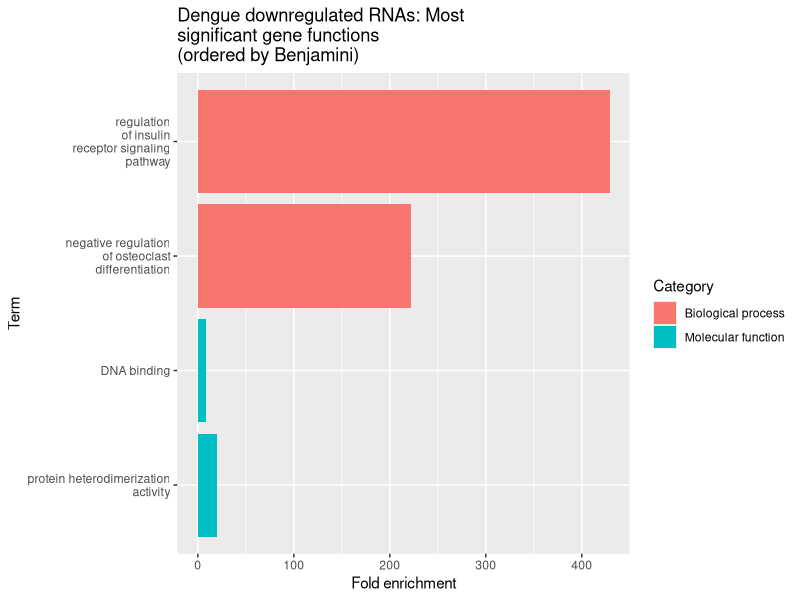
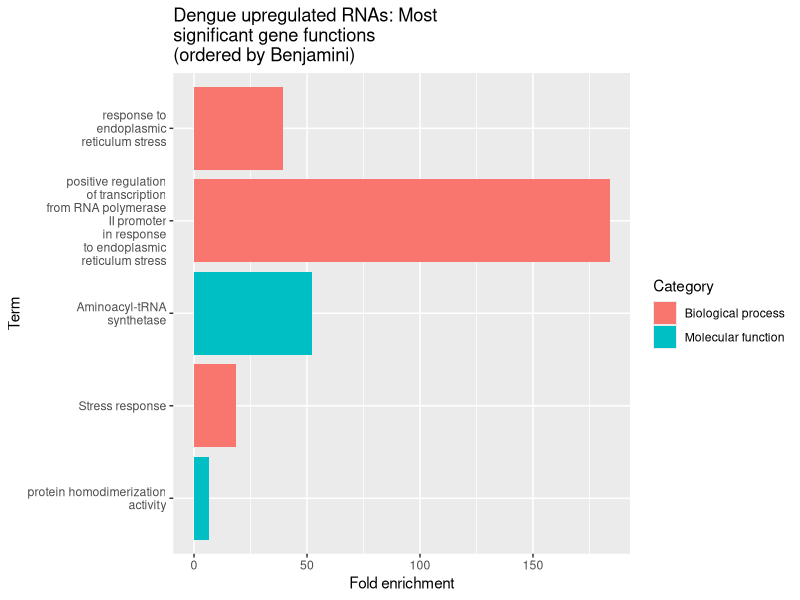
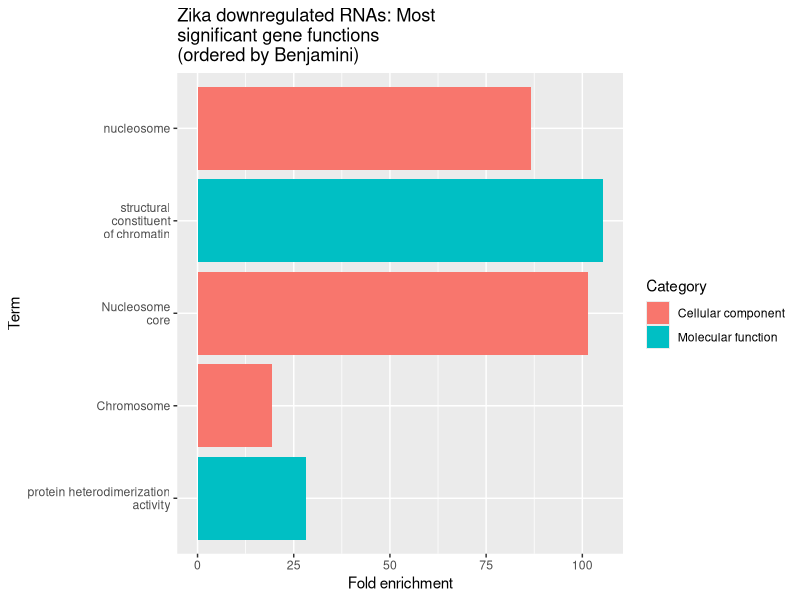
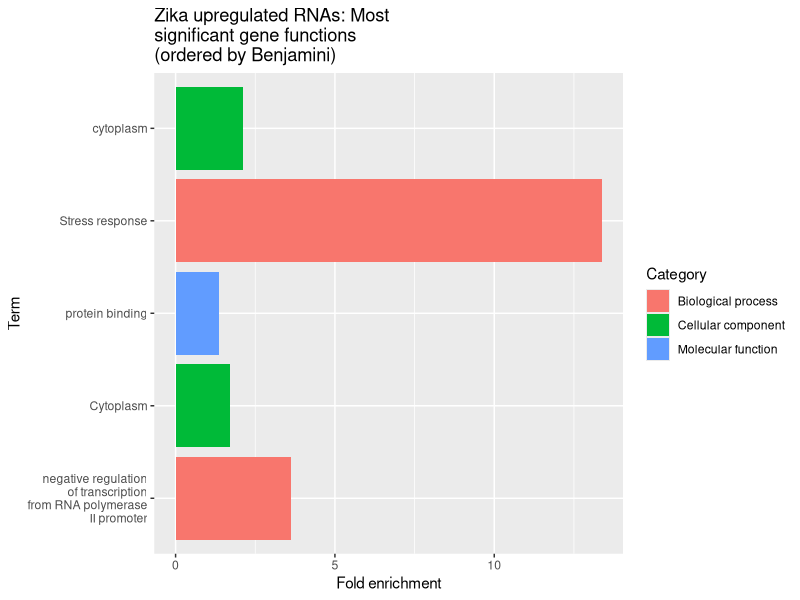
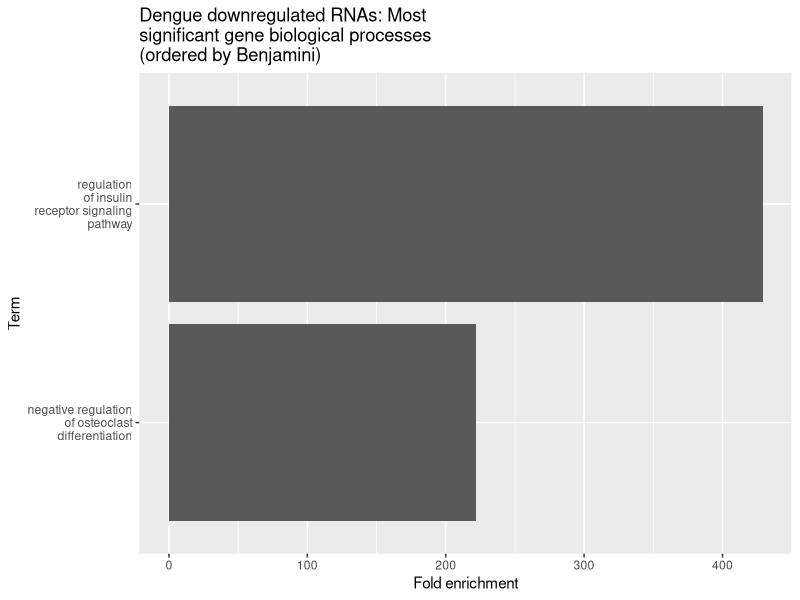
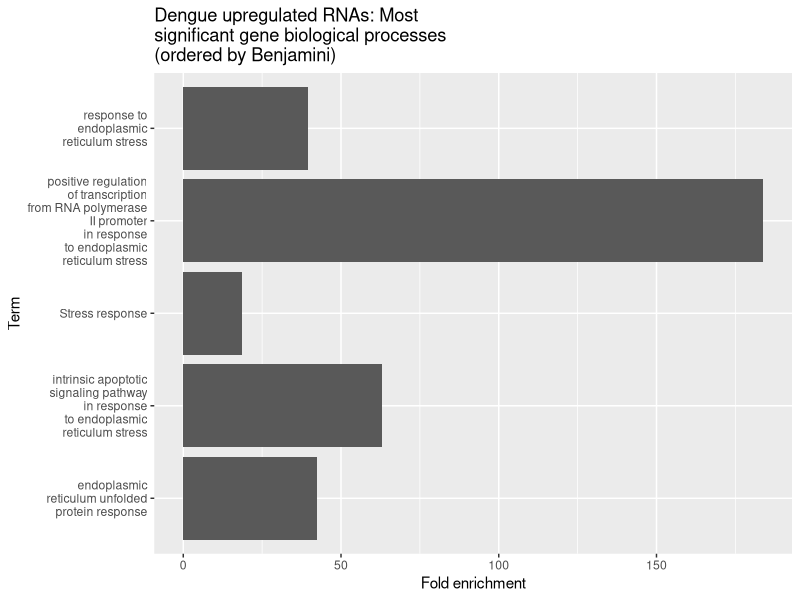
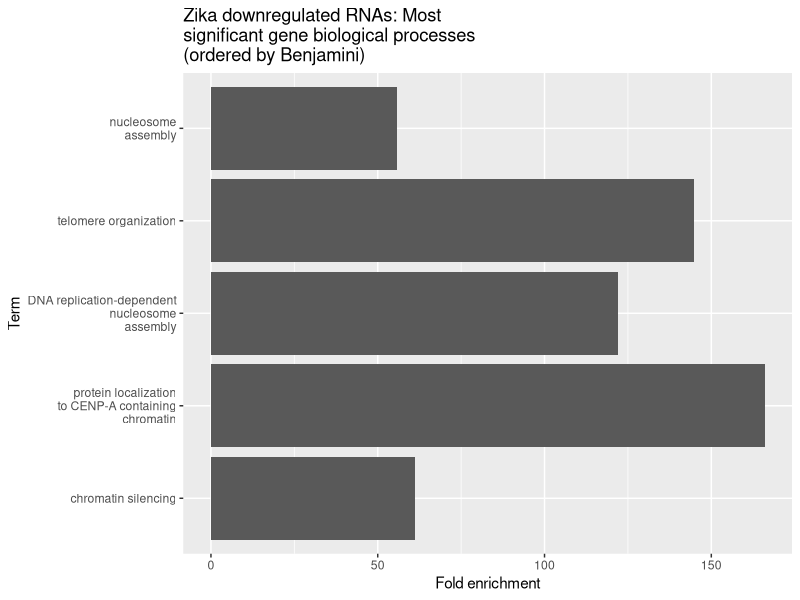
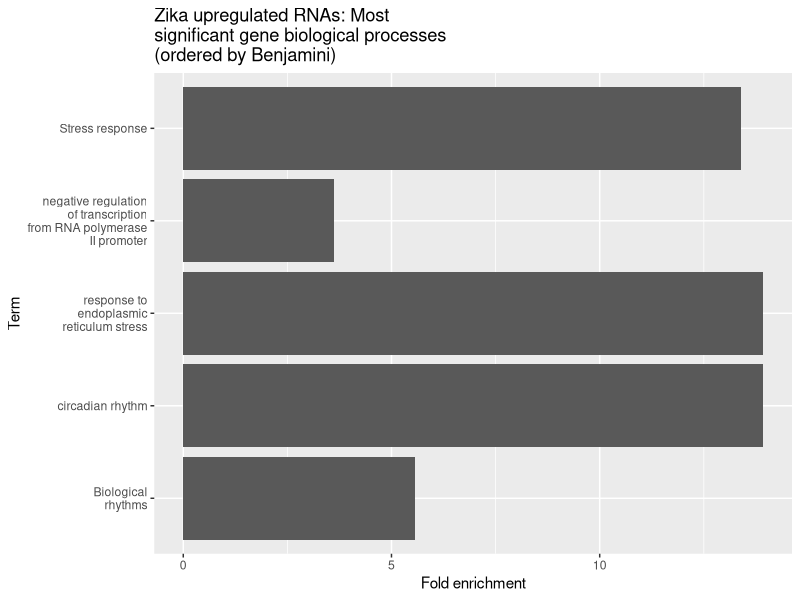

Generate these figures, in order, with R:
library(ggplot2)

DENV_downreg_df <- subset(read.csv("gene-ontology/DENV_infected_downreg_gene_names_FACh.txt", sep="\t"), (grepl("GOTERM", Category, fixed = TRUE ) | grepl("UP_KW", Category, fixed = TRUE)) & !grepl("PTM", Category, fixed = TRUE))

DENV_downreg_df <- DENV_downreg_df[order(DENV_downreg_df$Benjamini),]

for(n in 1:nrow(DENV_downreg_df)){
    DENV_downreg_df[n, "Term"] = gsub("(.{10,}?)\\s", "\\1\n", sub(".*:", "", sub(".*~","",DENV_downreg_df[n, "Term"])))
    DENV_downreg_df[n, "Category"] = switch(
        DENV_downreg_df[n, "Category"],
        "GOTERM_BP_DIRECT" = "Biological process",
        "GOTERM_MF_DIRECT" = "Molecular function",
        "KEGG_PATHWAY" = "KEGG pathway",
        "GOTERM_CC_DIRECT" = "Cellular component",
        "UP_SEQ_FEATURE" = "UniProt sequence feature",
        "UP_KW_BIOLOGICAL_PROCESS" = "Biological process",
        "UP_KW_CELLULAR_COMPONENT" = "Cellular component",
        "UP_KW_MOLECULAR_FUNCTION" = "Molecular function",
        DENV_downreg_df[n, "Category"]
    )
}

ggplot(DENV_downreg_df[1:min(5, nrow(DENV_downreg_df)),], aes(x = reorder(Term, -1*Benjamini), y = Fold.Enrichment, fill = Category)) +
    geom_bar(stat = "identity") +
    coord_flip() +
    labs(
        legend = "Category",
        x = "Term",
        y = "Fold enrichment",
        title = "Dengue downregulated RNAs: Most\nsignificant gene functions\n(ordered by Benjamini)"
    )

DENV_upreg_df <- subset(read.csv("gene-ontology/DENV_infected_upreg_gene_names_FACh.txt", sep="\t"), (grepl("GOTERM", Category, fixed = TRUE ) | grepl("UP_KW", Category, fixed = TRUE)) & !grepl("PTM", Category, fixed = TRUE))

DENV_upreg_df <- DENV_upreg_df[order(DENV_upreg_df$Benjamini),]

for(n in 1:nrow(DENV_upreg_df)){
    DENV_upreg_df[n, "Term"] = gsub("(.{10,}?)\\s", "\\1\n", sub(".*:", "", sub(".*~","",DENV_upreg_df[n, "Term"])))
    DENV_upreg_df[n, "Category"] = switch(
        DENV_upreg_df[n, "Category"],
        "GOTERM_BP_DIRECT" = "Biological process",
        "GOTERM_MF_DIRECT" = "Molecular function",
        "KEGG_PATHWAY" = "KEGG pathway",
        "GOTERM_CC_DIRECT" = "Cellular component",
        "UP_SEQ_FEATURE" = "UniProt sequence feature",
        "UP_KW_BIOLOGICAL_PROCESS" = "Biological process",
        "UP_KW_CELLULAR_COMPONENT" = "Cellular component",
        "UP_KW_MOLECULAR_FUNCTION" = "Molecular function",
        DENV_upreg_df[n, "Category"]
    )
}

ggplot(DENV_upreg_df[1:min(5, nrow(DENV_upreg_df)),], aes(x = reorder(Term, -1*Benjamini), y = Fold.Enrichment, fill = Category)) +
    geom_bar(stat = "identity") +
    coord_flip() +
    labs(
        legend = "Category",
        x = "Term",
        y = "Fold enrichment",
        title = "Dengue upregulated RNAs: Most\nsignificant gene functions\n(ordered by Benjamini)"
    )

ZIKV_downreg_df <- subset(read.csv("gene-ontology/ZIKV_infected_downreg_gene_names_FACh.txt", sep="\t"), (grepl("GOTERM", Category, fixed = TRUE ) | grepl("UP_KW", Category, fixed = TRUE)) & !grepl("PTM", Category, fixed = TRUE))

ZIKV_downreg_df <- ZIKV_downreg_df[order(ZIKV_downreg_df$Benjamini),]

for(n in 1:nrow(ZIKV_downreg_df)){
    ZIKV_downreg_df[n, "Term"] = gsub("(.{10,}?)\\s", "\\1\n", sub(".*:", "", sub(".*~","",ZIKV_downreg_df[n, "Term"])))
    ZIKV_downreg_df[n, "Category"] = switch(
        ZIKV_downreg_df[n, "Category"],
        "GOTERM_BP_DIRECT" = "Biological process",
        "GOTERM_MF_DIRECT" = "Molecular function",
        "KEGG_PATHWAY" = "KEGG pathway",
        "GOTERM_CC_DIRECT" = "Cellular component",
        "UP_SEQ_FEATURE" = "UniProt sequence feature",
        "UP_KW_BIOLOGICAL_PROCESS" = "Biological process",
        "UP_KW_CELLULAR_COMPONENT" = "Cellular component",
        "UP_KW_MOLECULAR_FUNCTION" = "Molecular function",
        ZIKV_downreg_df[n, "Category"]
    )
}

ggplot(ZIKV_downreg_df[1:min(5, nrow(ZIKV_downreg_df)),], aes(x = reorder(Term, -1*Benjamini), y = Fold.Enrichment, fill = Category)) +
    geom_bar(stat = "identity") +
    coord_flip() +
    labs(
        legend = "Category",
        x = "Term",
        y = "Fold enrichment",
        title = "Zika downregulated RNAs: Most\nsignificant gene functions\n(ordered by Benjamini)"
    )

ZIKV_upreg_df <- subset(read.csv("gene-ontology/ZIKV_infected_upreg_gene_names_FACh.txt", sep="\t"), (grepl("GOTERM", Category, fixed = TRUE ) | grepl("UP_KW", Category, fixed = TRUE)) & !grepl("PTM", Category, fixed = TRUE))

ZIKV_upreg_df <- ZIKV_upreg_df[order(ZIKV_upreg_df$Benjamini),]

for(n in 1:nrow(ZIKV_upreg_df)){
    ZIKV_upreg_df[n, "Term"] = gsub("(.{10,}?)\\s", "\\1\n", sub(".*:", "", sub(".*~","",ZIKV_upreg_df[n, "Term"])))
    ZIKV_upreg_df[n, "Category"] = switch(
        ZIKV_upreg_df[n, "Category"],
        "GOTERM_BP_DIRECT" = "Biological process",
        "GOTERM_MF_DIRECT" = "Molecular function",
        "KEGG_PATHWAY" = "KEGG pathway",
        "GOTERM_CC_DIRECT" = "Cellular component",
        "UP_SEQ_FEATURE" = "UniProt sequence feature",
        "UP_KW_BIOLOGICAL_PROCESS" = "Biological process",
        "UP_KW_CELLULAR_COMPONENT" = "Cellular component",
        "UP_KW_MOLECULAR_FUNCTION" = "Molecular function",
        ZIKV_upreg_df[n, "Category"]
    )
}

ggplot(ZIKV_upreg_df[1:min(5, nrow(ZIKV_upreg_df)),], aes(x = reorder(Term, -1*Benjamini), y = Fold.Enrichment, fill = Category)) +
    geom_bar(stat = "identity") +
    coord_flip() +
    labs(
        legend = "Category",
        x = "Term",
        y = "Fold enrichment",
        title = "Zika upregulated RNAs: Most\nsignificant gene functions\n(ordered by Benjamini)"
    )

# ~~~~~~~~ BP ONLY ~~~~~~~~

DENV_downreg_df <- subset(read.csv("gene-ontology/DENV_infected_downreg_gene_names_FACh.txt", sep="\t"), (grepl("GOTERM", Category, fixed = TRUE ) | grepl("UP_KW", Category, fixed = TRUE)) & (grepl("BP", Category, fixed = TRUE ) | grepl("BIOLOGICAL_PROCESS", Category, fixed = TRUE)))

DENV_upreDENV_downreg_dfg_df <- DENV_downreg_df[order(DENV_downreg_df$Benjamini),]

for(n in 1:nrow(DENV_downreg_df)){
    DENV_downreg_df[n, "Term"] = gsub("(.{10,}?)\\s", "\\1\n", sub(".*:", "", sub(".*~","",DENV_downreg_df[n, "Term"])))
    DENV_downreg_df[n, "Category"] = switch(
        DENV_downreg_df[n, "Category"],
        "GOTERM_BP_DIRECT" = "Biological process",
        "GOTERM_MF_DIRECT" = "Molecular function",
        "KEGG_PATHWAY" = "KEGG pathway",
        "GOTERM_CC_DIRECT" = "Cellular component",
        "UP_SEQ_FEATURE" = "UniProt sequence feature",
        "UP_KW_BIOLOGICAL_PROCESS" = "Biological process",
        "UP_KW_CELLULAR_COMPONENT" = "Cellular component",
        "UP_KW_MOLECULAR_FUNCTION" = "Molecular function",
        DENV_downreg_df[n, "Category"]
    )
}


ggplot(DENV_downreg_df[1:min(5, nrow(DENV_downreg_df)),], aes(x = reorder(Term, -1*Benjamini), y = Fold.Enrichment)) +
    geom_bar(stat = "identity") +
    coord_flip() +
    labs(
        x = "Term",
        y = "Fold enrichment",
        title = "Dengue downregulated RNAs: Most\nsignificant gene biological processes\n(ordered by Benjamini)"
    )

DENV_upreg_df <- subset(read.csv("gene-ontology/DENV_infected_upreg_gene_names_FACh.txt", sep="\t"), (grepl("GOTERM", Category, fixed = TRUE ) | grepl("UP_KW", Category, fixed = TRUE)) & (grepl("BP", Category, fixed = TRUE ) | grepl("BIOLOGICAL_PROCESS", Category, fixed = TRUE)))

DENV_upreg_df <- DENV_upreg_df[order(DENV_upreg_df$Benjamini),]

for(n in 1:nrow(DENV_upreg_df)){
    DENV_upreg_df[n, "Term"] = gsub("(.{10,}?)\\s", "\\1\n", sub(".*:", "", sub(".*~","",DENV_upreg_df[n, "Term"])))
    DENV_upreg_df[n, "Category"] = switch(
        DENV_upreg_df[n, "Category"],
        "GOTERM_BP_DIRECT" = "Biological process",
        "GOTERM_MF_DIRECT" = "Molecular function",
        "KEGG_PATHWAY" = "KEGG pathway",
        "GOTERM_CC_DIRECT" = "Cellular component",
        "UP_SEQ_FEATURE" = "UniProt sequence feature",
        "UP_KW_BIOLOGICAL_PROCESS" = "Biological process",
        "UP_KW_CELLULAR_COMPONENT" = "Cellular component",
        "UP_KW_MOLECULAR_FUNCTION" = "Molecular function",
        DENV_upreg_df[n, "Category"]
    )
}

ggplot(DENV_upreg_df[1:min(5, nrow(DENV_upreg_df)),], aes(x = reorder(Term, -1*Benjamini), y = Fold.Enrichment)) +
    geom_bar(stat = "identity") +
    coord_flip() +
    labs(
        x = "Term",
        y = "Fold enrichment",
        title = "Dengue upregulated RNAs: Most\nsignificant gene biological processes\n(ordered by Benjamini)"
    )

ZIKV_downreg_df <- subset(read.csv("gene-ontology/ZIKV_infected_downreg_gene_names_FACh.txt", sep="\t"), (grepl("GOTERM", Category, fixed = TRUE ) | grepl("UP_KW", Category, fixed = TRUE)) & (grepl("BP", Category, fixed = TRUE ) | grepl("BIOLOGICAL_PROCESS", Category, fixed = TRUE)))

ZIKV_downreg_df <- ZIKV_downreg_df[order(ZIKV_downreg_df$Benjamini),]

for(n in 1:nrow(ZIKV_downreg_df)){
    ZIKV_downreg_df[n, "Term"] = gsub("(.{10,}?)\\s", "\\1\n", sub(".*:", "", sub(".*~","",ZIKV_downreg_df[n, "Term"])))
    ZIKV_downreg_df[n, "Category"] = switch(
        ZIKV_downreg_df[n, "Category"],
        "GOTERM_BP_DIRECT" = "Biological process",
        "GOTERM_MF_DIRECT" = "Molecular function",
        "KEGG_PATHWAY" = "KEGG pathway",
        "GOTERM_CC_DIRECT" = "Cellular component",
        "UP_SEQ_FEATURE" = "UniProt sequence feature",
        "UP_KW_BIOLOGICAL_PROCESS" = "Biological process",
        "UP_KW_CELLULAR_COMPONENT" = "Cellular component",
        "UP_KW_MOLECULAR_FUNCTION" = "Molecular function",
        ZIKV_downreg_df[n, "Category"]
    )
}

ggplot(ZIKV_downreg_df[1:min(5, nrow(ZIKV_downreg_df)),], aes(x = reorder(Term, -1*Benjamini), y = Fold.Enrichment)) +
    geom_bar(stat = "identity") +
    coord_flip() +
    labs(
        x = "Term",
        y = "Fold enrichment",
        title = "Zika downregulated RNAs: Most\nsignificant gene biological processes\n(ordered by Benjamini)"
    )

ZIKV_upreg_df <- subset(read.csv("gene-ontology/ZIKV_infected_upreg_gene_names_FACh.txt", sep="\t"), (grepl("GOTERM", Category, fixed = TRUE ) | grepl("UP_KW", Category, fixed = TRUE)) & (grepl("BP", Category, fixed = TRUE ) | grepl("BIOLOGICAL_PROCESS", Category, fixed = TRUE)))

ZIKV_upreg_df <- ZIKV_upreg_df[order(ZIKV_upreg_df$Benjamini),]

for(n in 1:nrow(ZIKV_upreg_df)){
    ZIKV_upreg_df[n, "Term"] = gsub("(.{10,}?)\\s", "\\1\n", sub(".*:", "", sub(".*~","",ZIKV_upreg_df[n, "Term"])))
    ZIKV_upreg_df[n, "Category"] = switch(
        ZIKV_upreg_df[n, "Category"],
        "GOTERM_BP_DIRECT" = "Biological process",
        "GOTERM_MF_DIRECT" = "Molecular function",
        "KEGG_PATHWAY" = "KEGG pathway",
        "GOTERM_CC_DIRECT" = "Cellular component",
        "UP_SEQ_FEATURE" = "UniProt sequence feature",
        "UP_KW_BIOLOGICAL_PROCESS" = "Biological process",
        "UP_KW_CELLULAR_COMPONENT" = "Cellular component",
        "UP_KW_MOLECULAR_FUNCTION" = "Molecular function",
        ZIKV_upreg_df[n, "Category"]
    )
}

ggplot(ZIKV_upreg_df[1:min(5, nrow(ZIKV_upreg_df)),], aes(x = reorder(Term, -1*Benjamini), y = Fold.Enrichment)) +
    geom_bar(stat = "identity") +
    coord_flip() +
    labs(
        x = "Term",
        y = "Fold enrichment",
        title = "Zika upregulated RNAs: Most\nsignificant gene biological processes\n(ordered by Benjamini)"
    )


